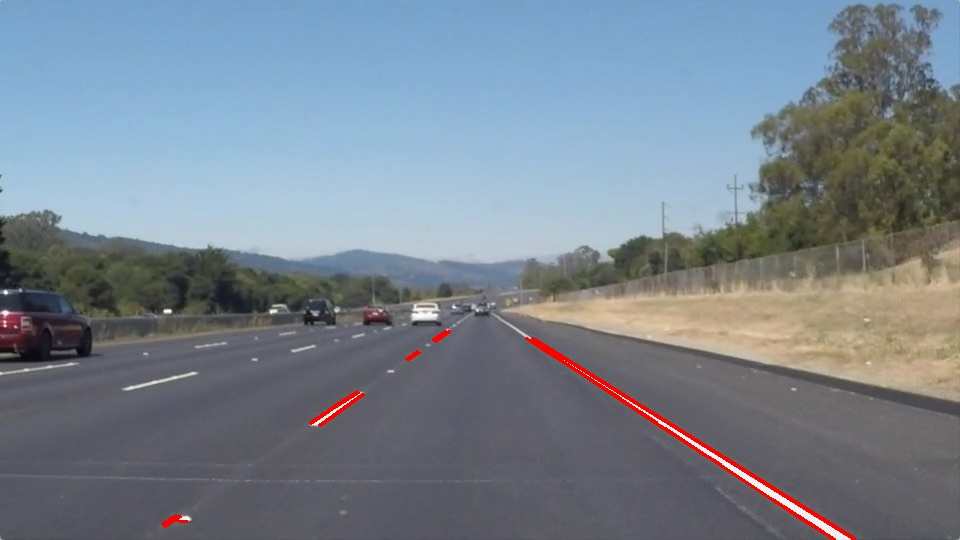
#> input picture Part I - Simple Lane Detection/line-segments-example.jpg, 960 x 540 px, given in place of the camera
$ python lane.py
#> lines starting #> are read from the running program, lines starting #| are printed output that depends on the picture; after the words box and inside, x2 and y2 are one past the last pixel; in counts of white or black regions, pixels touching at a corner belong together
# -*- coding: utf-8 -*-
"""
Created on Tue Jul 28 16:02:07 2020

@author: Arjit2752
"""

import cv2 as cv
import numpy as np

# method to detect whitw and yellow road lanes from each frame
def red_white_masking(image):
    '''image should be normal BGR image read by cv.imread()'''
    hsv = cv.cvtColor(image, cv.COLOR_BGR2HSV)
#     mask for yellow
    lower_y = np.array([10,130,120], np.uint8)
    upper_y = np.array([40,255,255], np.uint8)
    mask_y = cv.inRange(hsv, lower_y, upper_y)
#    cv.imshow('mask_y',mask_y)
#    mask for white
    lower_w = np.array([0,0,212], np.uint8)
    upper_w = np.array([170,200,255], np.uint8)
    mask_w = cv.inRange(hsv, lower_w,upper_w)
#    cv.imshow('mask_w', mask_w)
    mask = cv.bitwise_or(mask_w,mask_y)
#    cv.imshow('mask',mask)
    masked_bgr = cv.bitwise_and(image, image, mask=mask)
#    cv.imshow('masked_bgr',masked_bgr)
    return masked_bgr


# filter to return denoised image and thinning yellow and white lines detected by red_white_masking()
# so that edges can be detected as a single line not like rectangular strips
def filtered(image):
    kernel = np.array([[-1,0,1],[-1,0,1],[-1,0,1]])
    filtered_image = cv.filter2D(image,-1,kernel)
#    cv.imshow('filtered_image',filtered_image)
    return filtered_image


# this function is for getting region of interest in an image defined by given vertices
def roi(image, vert, color = [255,255,255]):
    mask = np.zeros_like(image)
    cv.fillConvexPoly(mask,cv.convexHull(vert),color)
    masked_image = cv.bitwise_and(image, mask)
#    cv.imshow('roi',masked_image)
    return masked_image


# function for edge detection in filtered image
# input image should be a 8 bit single channeled image or a thresholded binary image
# for better output input image for this function should be filtered/blurred(i.e. denoised)
def edge_detection(image):
    edges = cv.Canny(image, 80, 200)
#    cv.imshow('edges',edges)
    return edges

# function to distinguish between left and right lane detected lines and average
# their slopes and intercept for left and right lane
# so if multiple lines are detected in left and right lane ,then their averaged
# line will be returned for both left and right lane
def average_slope_intercept(image, lines):
    left_fit = []    # list for all multiple lines found in left lane
    right_fit = []   # list for all multiple lines found in right lane
    # these l and r to store the copy of lines detected
    # for the case if any frame of video due to some image processing problems(like shades causing problem in detection of white lines)
    # it is not able to detect lines, so previous frames line could be used to show the lane
    global l
    global r
    for line in lines:
        x1, y1, x2, y2 = line.reshape(4)

        # It will fit the polynomial and the intercept and slope
        parameters = np.polyfit((x1, x2), (y1, y2), 1)
        slope = parameters[0]
        intercept = parameters[1]
        # for left lane slope should be less than 0 and for right lane slope should be greater than 0
        if slope < 0:
            left_fit.append((slope, intercept))
        else:
            right_fit.append((slope, intercept))
    # if any frame is not able to detect lines due to image processing problems and left_fit or right_fit are []
    # then previous frames lines are used to show lanes which would cause not much difference
    if left_fit != []:
        left_fit_average = np.average(left_fit, axis = 0)
        left_line = create_coordinates(image, left_fit_average)
        l= left_fit_average
    else:
        left_line = create_coordinates(image, l)
    if right_fit != []:
        right_fit_average = np.average(right_fit, axis = 0)
        right_line = create_coordinates(image, right_fit_average)
        r = right_fit_average
    else:
        right_line = create_coordinates(image, r)
    # returns the starting and ending coordinates of both the averaged left and right lane lines
    # in the form of numpy array as [[x1, y1, x2, y2], [x1, y1, x2, y2]] for left and right lane
    return np.array([left_line, right_line])

# function returns the coordinates of lines to draw by the given line parameters(slope, intercept)
def create_coordinates(image, line_parameters):
    slope, intercept = line_parameters
    y1 = image.shape[0]
    y2 = int(y1 * (2 / 3))
    x1 = int((y1 - intercept) / slope)
    x2 = int((y2 - intercept) / slope)
    return np.array([x1, y1, x2, y2])

# function to draw detected lanes lines by given coordiantes and fill the detected part of lane with red
def draw_lines(left, right, image):
    cv.line(image, (left[0],left[1]), (left[2],left[3]), (0,255,0), 5)
    cv.line(image, (right[0],right[1]), (right[2],right[3]), (0,255,0), 5)
    vert = np.array([[ (left[0],left[1]), (left[2],left[3]), (right[0],right[1]), (right[2],right[3])]], np.uint64)
    cropped_lane = roi(image, vert, color=[0,0,255])
    # fills detected lane with red with some weight to get some transparency
    detected_image = cv.addWeighted(image, 1, cropped_lane, 0.7, 0)
#    cv.imshow('lines',detected_image)
    return detected_image

# function to call and perform all operations on each frame
def process(image):
    h=image.shape[0]
    w=image.shape[1]

    masked = red_white_masking(image)
    blurred = filtered(masked)
    gray = cv.cvtColor(blurred, cv.COLOR_BGR2GRAY)
    # coordinates for region of interest
    vertices = np.array([[ (0,h), (w/2,h/2), (w,h)]], np.uint64)
    region_of_interest = roi(gray, vert=vertices)
    edges = edge_detection(region_of_interest)
#    cv.imshow('edges',edges)
    # using Probablistic Hough Transform to detect lines in image after detecting edges in the region of interest
    # tune these parameters to get lines in different images
    lines = cv.HoughLinesP(edges, 1, np.pi/180, 20, minLineLength=5, maxLineGap=200)
    # finding coordinates and drawing lines & filling lane,
    # and then returning the final processed image with detected lanes
    left_lane, right_lane = average_slope_intercept(image, lines)
    final_image = draw_lines(left_lane, right_lane, image.copy())
    return final_image


cap = cv.VideoCapture(1)
## below two lines are of object creation of cv.VideoWriter for saving the processed video with detected lane
#fourcc = cv.VideoWriter_fourcc(*'XVID')
#out = cv.VideoWriter('output_project_video.avi', fourcc, 25, (1280,720))
while(cap.isOpened()):
    try:
        ret, frame = cap.read()
#> frame is the input picture: shape (540, 960, 3); mean B, G, R 142.5, 131.4, 120.8
        # this given part of code is to runthe video in loop
        if ret == False:
            cap.set(cv.CAP_PROP_POS_FRAMES, 0)
            _, frame = cap.read()
        # eacg frame passesed for processing and lane detection
        detected = process(frame)
#> in red_white_masking, `hsv = cv.cvtColor(image, cv.COLOR_BGR2HSV)`: hsv: shape (540, 960, 3); mean H, S, V 94.5, 53.9, 149.7
#> in red_white_masking, `mask_y = cv.inRange(hsv, lower_y, upper_y)`: mask_y: shape (540, 960); every value is 0
#> in red_white_masking, `mask_w = cv.inRange(hsv, lower_w,upper_w)`:
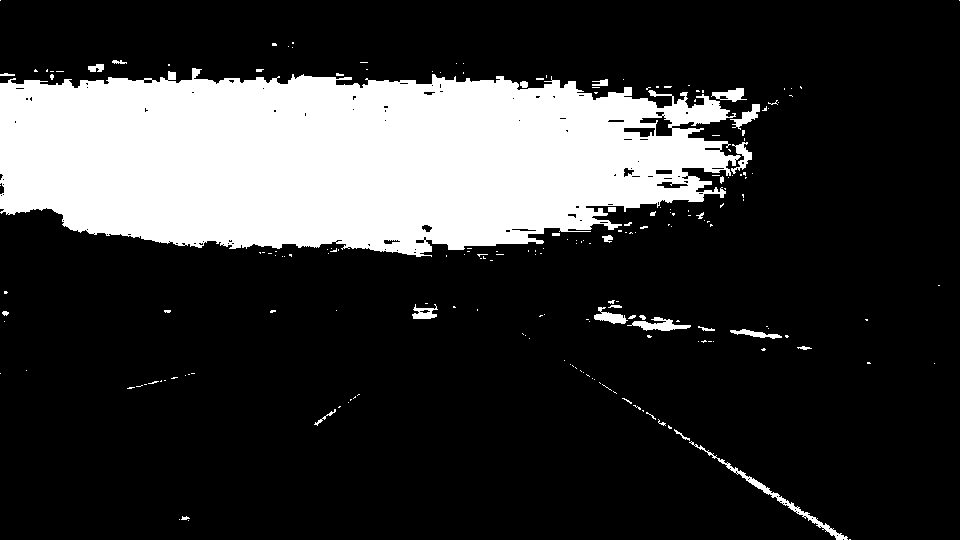
#> mask_w: shape (540, 960); 21.2% white; 206 white regions (175 under 20 px), largest, box (x1, y1, x2, y2) and area: (0, 68, 741, 257) 105593, (689, 441, 848, 540) 794, (627, 317, 691, 331) 415
#> in red_white_masking, `masked_bgr = cv.bitwise_and(image, image, mask=mask)`:
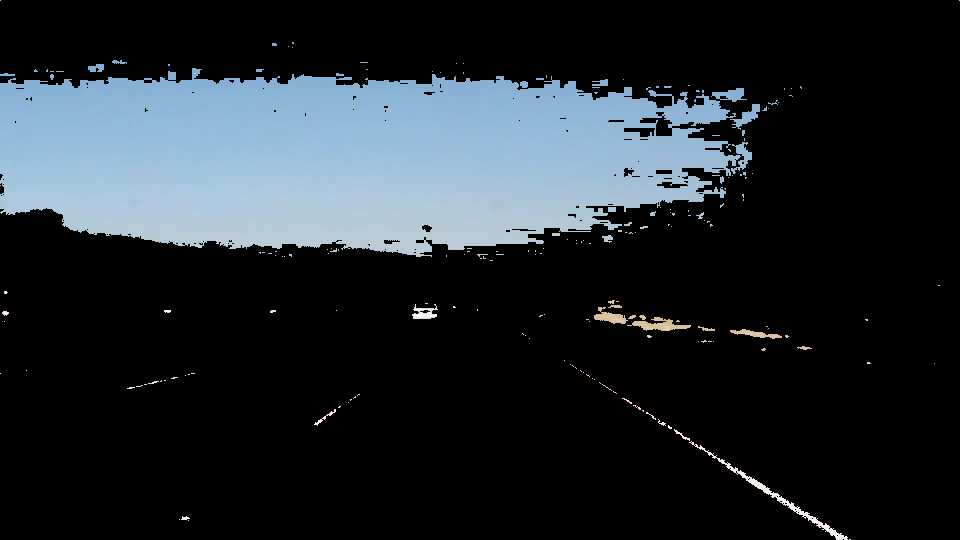
#> masked_bgr: shape (540, 960, 3); mean B, G, R 45.9, 40.6, 34
#> in roi, `cv.fillConvexPoly(mask,cv.convexHull(vert),color)`: mask: shape (540, 960); 25% white; 1 white region, box (x1, y1, x2, y2) and area: (1, 270, 960, 540) 129810
#> in edge_detection, `edges = cv.Canny(image, 80, 200)`:
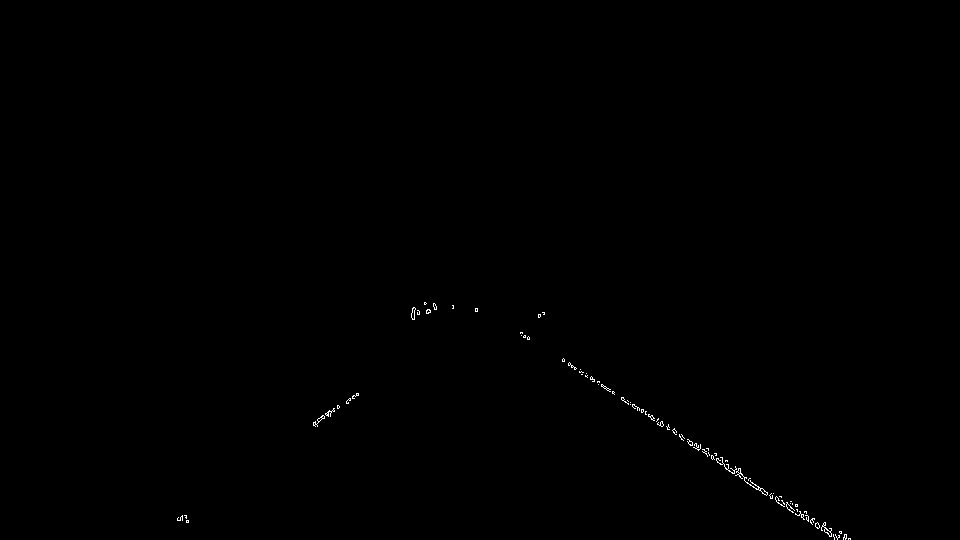
#> edges: shape (540, 960); 0.19% white in thin lines or dots, all inside (x1, y1, x2, y2) = (177, 302, 851, 540)
#> in process, `lines = cv.HoughLinesP(edges, 1, np.pi/180, 20, minLineLength=5, maxLi..`: lines = [[520, 333, 837, 539], [521, 335, 834, 538], [521, 332, 836, 536], [563, 358, 843, 539], [177, 520, 477, 310], [520, 332, 850, 538], [696, 443, 845, 539], [177, 519, 477, 309], [477, 308, 834, 539], [180, 520, 338, 405], [316, 424, 435, 305]]
#> the loop in average_slope_intercept, `for line in lines:` made 11 passes
#> (x1, y1, x2, y2, slope, intercept) on passes 1 to 11: (520, 333, 837, 539, 0.65, -4.92), (521, 335, 834, 538, 0.649, -2.9), (521, 332, 836, 536, 0.648, -5.41), (563, 358, 843, 539, 0.646, -5.94), (177, 520, 477, 310, -0.7, 643.9), (520, 332, 850, 538, 0.624, 7.39), (696, 443, 845, 539, 0.644, -5.43), (177, 519, 477, 309, -0.7, 642.9), (477, 308, 834, 539, 0.647, -0.647), (180, 520, 338, 405, -0.728, 651), (316, 424, 435, 305, -1, 740)
#> after the loop in average_slope_intercept, `for line in lines:`: left_fit = [(-0.7, 643.9), (-0.7, 642.9), (-0.728, 651), (-1, 740)]; right_fit = [(0.65, -4.92), (0.649, -2.9), (0.648, -5.41), (0.646, -5.94), (0.624, 7.39), (0.644, -5.43), (0.647, -0.647)]
#> in average_slope_intercept, `left_fit_average = np.average(left_fit, axis = 0)`: left_fit_average = [-0.782, 669.5]
#> in create_coordinates, `slope, intercept = line_parameters`: slope = -0.782; intercept = 669.5
#> in create_coordinates, `x1 = int((y1 - intercept) / slope)`: x1 = 165
#> in create_coordinates, `x2 = int((y2 - intercept) / slope)`: x2 = 395
#> in average_slope_intercept, `left_line = create_coordinates(image, left_fit_average)`: left_line = [165, 540, 395, 360]
#> in average_slope_intercept, `l= left_fit_average`: l = [-0.782, 669.5]
#> in average_slope_intercept, `right_fit_average = np.average(right_fit, axis = 0)`: right_fit_average = [0.644, -2.55]
#> in average_slope_intercept, `right_line = create_coordinates(image, right_fit_average)`: right_line = [842, 540, 562, 360]
#> in average_slope_intercept, `r = right_fit_average`: r = [0.644, -2.55]
#> in process, `left_lane, right_lane = average_slope_intercept(image, lines)`: left_lane = [165, 540, 395, 360]; right_lane = [842, 540, 562, 360]
#> in draw_lines, `cv.line(image, (right[0],right[1]), (right[2],right[3]), (0,255,0), 5)`:
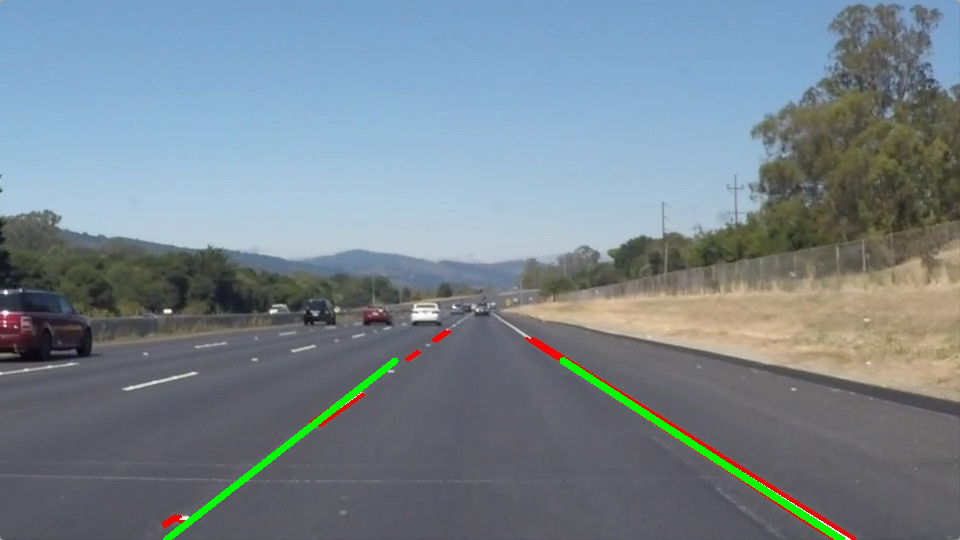
#> image: shape (540, 960, 3); mean of channels 0, 1, 2 141.6, 132.7, 119.2; drawn as B, G, R
#> in draw_lines, `vert = np.array([[ (left[0],left[1]), (left[2],left[3]), (right[0],rig..`: vert = [[165, 540], [395, 360], [842, 540], [562, 360]]
#> in roi (call 2), `cv.fillConvexPoly(mask,cv.convexHull(vert),color)`:
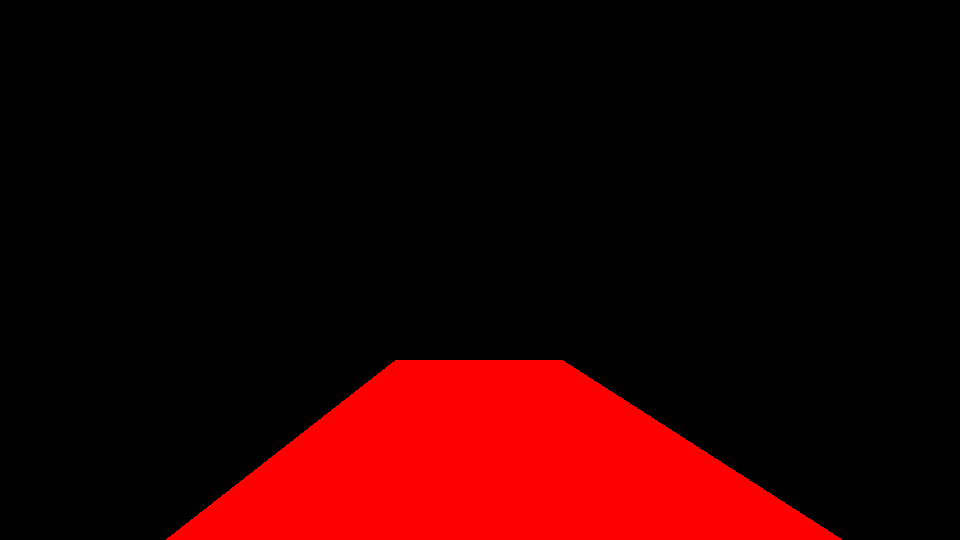
#> mask: shape (540, 960, 3); mean of channels 0, 1, 2 0, 0, 37.4; drawn as B, G, R
#> in roi (call 2), `masked_image = cv.bitwise_and(image, mask)`:
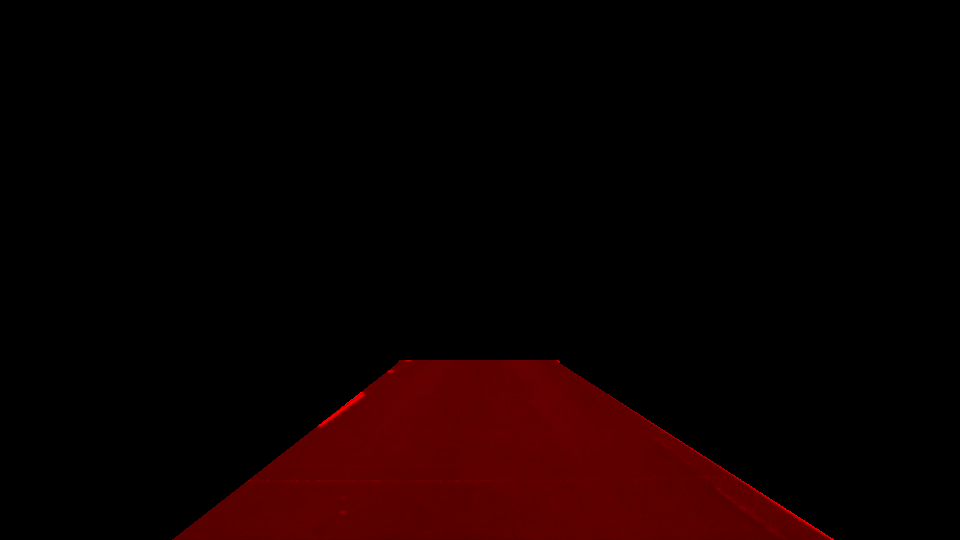
#> masked_image: shape (540, 960, 3); mean of channels 0, 1, 2 0, 0, 13.3; drawn as B, G, R
#> in draw_lines, `detected_image = cv.addWeighted(image, 1, cropped_lane, 0.7, 0)`:
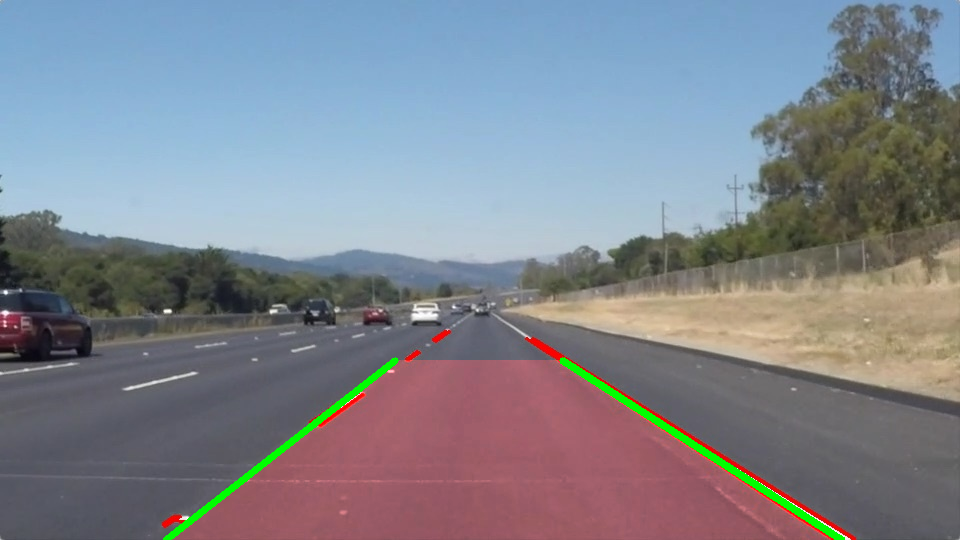
#> detected_image: shape (540, 960, 3); mean of channels 0, 1, 2 141.6, 132.7, 128.4; drawn as B, G, R
        cv.imshow('feed', frame)   # main feed of video
        cv.imshow('detected lanes', detected)    # frame having detected lanes
    ## below command is to save the processed video frame by frame
    #    out.write(detected)

        # to stop the video press 'ENTER' as ASCII value for 'ENTER' is 13
        if cv.waitKey(10) == 13:
#> (key Esc is pressed here)
            break
    except:
        pass

cv.destroyAllWindows()
cap.release()
#out.release()
